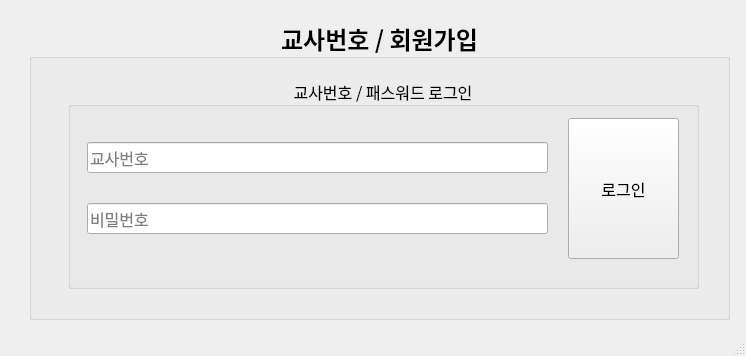
<?xml version="1.0" encoding="UTF-8"?>
<ui version="4.0">
 <class>MainWindow</class>
 <widget class="QMainWindow" name="MainWindow">
  <property name="geometry">
   <rect>
    <x>0</x>
    <y>0</y>
    <width>746</width>
    <height>356</height>
   </rect>
  </property>
  <property name="font">
   <font>
    <family>D2Coding</family>
   </font>
  </property>
  <property name="windowTitle">
   <string>OO고등학교 출결관리앱</string>
  </property>
  <widget class="QWidget" name="centralwidget">
   <widget class="QWidget" name="verticalLayoutWidget">
    <property name="geometry">
     <rect>
      <x>29</x>
      <y>19</y>
      <width>701</width>
      <height>301</height>
     </rect>
    </property>
    <layout class="QVBoxLayout" name="verticalLayout">
     <item>
      <layout class="QHBoxLayout" name="horizontalLayout">
       <item>
        <widget class="QGroupBox" name="groupBox">
         <property name="font">
          <font>
           <family>D2Coding</family>
           <pointsize>18</pointsize>
           <weight>75</weight>
           <bold>true</bold>
          </font>
         </property>
         <property name="title">
          <string>교사번호 / 회원가입</string>
         </property>
         <property name="alignment">
          <set>Qt::AlignCenter</set>
         </property>
         <widget class="QGroupBox" name="groupBox_2">
          <property name="geometry">
           <rect>
            <x>39</x>
            <y>59</y>
            <width>631</width>
            <height>211</height>
           </rect>
          </property>
          <property name="font">
           <font>
            <pointsize>12</pointsize>
            <weight>50</weight>
            <bold>false</bold>
           </font>
          </property>
          <property name="title">
           <string>교사번호 / 패스워드 로그인</string>
          </property>
          <property name="alignment">
           <set>Qt::AlignCenter</set>
          </property>
          <widget class="QWidget" name="verticalLayoutWidget_2">
           <property name="geometry">
            <rect>
             <x>19</x>
             <y>40</y>
             <width>461</width>
             <height>141</height>
            </rect>
           </property>
           <layout class="QVBoxLayout" name="verticalLayout_2">
            <item>
             <widget class="QLineEdit" name="lineEdit">
              <property name="placeholderText">
               <string>교사번호</string>
              </property>
             </widget>
            </item>
            <item>
             <widget class="QLineEdit" name="lineEdit_2">
              <property name="placeholderText">
               <string>비밀번호</string>
              </property>
             </widget>
            </item>
           </layout>
          </widget>
          <widget class="QPushButton" name="pushButton">
           <property name="geometry">
            <rect>
             <x>500</x>
             <y>40</y>
             <width>111</width>
             <height>141</height>
            </rect>
           </property>
           <property name="text">
            <string>로그인</string>
           </property>
          </widget>
         </widget>
        </widget>
       </item>
      </layout>
     </item>
    </layout>
   </widget>
  </widget>
  <widget class="QStatusBar" name="statusbar"/>
 </widget>
 <resources/>
 <connections/>
</ui>
